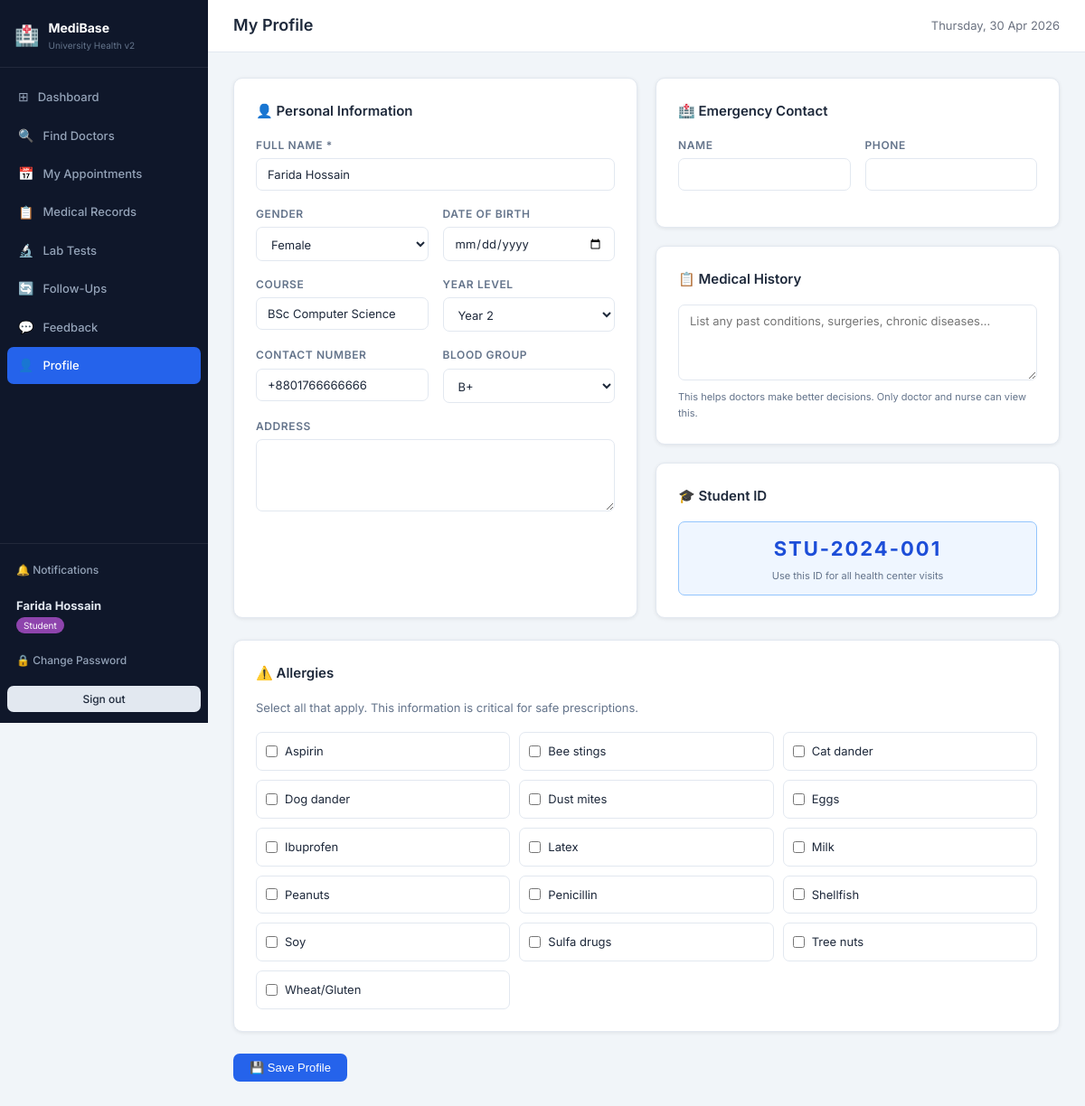
Page /public/student/profile.php (signed in) on the committed database.
### tables this page shows
CREATE TABLE `students` (
  `student_id`       INT UNSIGNED NOT NULL AUTO_INCREMENT,
  `user_id`          INT UNSIGNED NOT NULL,
  `student_uid`      VARCHAR(30) DEFAULT NULL COMMENT 'University-issued unique ID',
  `full_name`        VARCHAR(150) NOT NULL DEFAULT '',
  `email`            VARCHAR(254) NOT NULL,
  `course`           VARCHAR(150) DEFAULT NULL,
  `year_level`       VARCHAR(20) DEFAULT NULL,
  `contact_number`   VARCHAR(20) DEFAULT NULL,
  `blood_group`      VARCHAR(5) DEFAULT NULL,
  `emergency_contact_name`  VARCHAR(150) DEFAULT NULL,
  `emergency_contact_phone` VARCHAR(20) DEFAULT NULL,
  `medical_history`  TEXT DEFAULT NULL,
  `created_at`       DATETIME NOT NULL DEFAULT CURRENT_TIMESTAMP,
  PRIMARY KEY (`student_id`),
  UNIQUE KEY `uq_students_user`  (`user_id`),
  UNIQUE KEY `uq_students_email` (`email`),
  UNIQUE KEY `uq_students_uid`   (`student_uid`),
  KEY `idx_students_name` (`full_name`),
  CONSTRAINT `fk_students_user` FOREIGN KEY (`user_id`) REFERENCES `user` (`user_id`)
    ON DELETE CASCADE ON UPDATE CASCADE
);

CREATE TABLE `user` (
  `user_id`        INT UNSIGNED NOT NULL AUTO_INCREMENT,
  `full_name`      VARCHAR(150) NOT NULL DEFAULT '',
  `gender`         ENUM('Male','Female','Other') DEFAULT NULL,
  `date_of_birth`  DATE DEFAULT NULL,
  `email`          VARCHAR(254) NOT NULL,
  `address`        TEXT DEFAULT NULL,
  `phone`          VARCHAR(20) DEFAULT NULL,
  `department`     VARCHAR(100) DEFAULT NULL,
  `password_hash`  VARCHAR(255) NOT NULL,
  `user_type`      ENUM('admin','doctor','nurse','student') NOT NULL DEFAULT 'student',
  `must_change_pwd` TINYINT(1) NOT NULL DEFAULT 1,
  `is_first_login`  TINYINT(1) NOT NULL DEFAULT 0,
  `profile_complete` TINYINT(1) NOT NULL DEFAULT 0,
  `created_at`     DATETIME NOT NULL DEFAULT CURRENT_TIMESTAMP,
  `updated_at`     DATETIME NOT NULL DEFAULT CURRENT_TIMESTAMP ON UPDATE CURRENT_TIMESTAMP,
  PRIMARY KEY (`user_id`),
  UNIQUE KEY `uq_user_email` (`email`),
  KEY `idx_user_type` (`user_type`)
);

CREATE TABLE `allergy` (
  `allergy_id` INT UNSIGNED NOT NULL AUTO_INCREMENT,
  `name`       VARCHAR(150) NOT NULL,
  PRIMARY KEY (`allergy_id`),
  UNIQUE KEY `uq_allergy_name` (`name`)
);

### app/controllers/StudentController.php (called while the page is built, shortened)
<?php
require_once __DIR__ . '/../../config/db.php';
require_once __DIR__ . '/../helpers/auth.php';
require_once __DIR__ . '/../models/StudentModel.php';
class StudentController {
    private StudentModel      $students;
    public function __construct() {
        $this->students      = new StudentModel();
    }
    private function layout(string $pageTitle, string $viewFile, array $vars = []): void {
        extract($vars);
        include __DIR__ . '/../views/shared/header.php';
        include __DIR__ . '/../views/student/' . $viewFile;
        include __DIR__ . '/../views/shared/footer.php';
    }
    private function getStudent(): array {
        return $this->students->findByUserId((int)$_SESSION['user_id']);
    }
    public function showProfile(): void {
        $student  = $this->getStudent();
        $allergies = $this->students->getAllergies($student['student_id']);
        $allergyOptions = $this->students->getAllAllergyOptions();
        $this->layout('My Profile', 'profile.php',
            compact('student','allergies','allergyOptions','success','error'));
    }
}

### public/student/profile.php (called while the page is built, shortened)
<?php
require_once __DIR__ . '/../../app/helpers/auth.php';
require_once __DIR__ . '/../../app/controllers/StudentController.php';
$c = new StudentController();
$_SERVER['REQUEST_METHOD'] === 'POST' ? $c->handleProfile() : $c->showProfile();

### app/helpers/auth.php (called while the page is built, shortened)
<?php
function currentUser(): array {
    return [
        'user_id'        => $_SESSION['user_id']        ?? null,
        'email'          => $_SESSION['email']           ?? '',
        'role'           => $_SESSION['role']            ?? '',
        'is_first_login' => $_SESSION['is_first_login']  ?? false,
        'full_name'      => $_SESSION['full_name']        ?? '',
    ];
}

### app/models/StudentModel.php (called while the page is built, shortened)
<?php
require_once __DIR__ . '/../../config/db.php';
class StudentModel {
    private PDO $db;
    public function __construct() { $this->db = getDB(); }
    public function findByUserId(int $userId): ?array {
        $st = $this->db->prepare(
            'SELECT s.*, u.email AS user_email, u.is_first_login,
                    u.address AS user_address, u.gender, u.date_of_birth
             FROM `students` s
             JOIN `user` u ON u.user_id = s.user_id
             WHERE s.user_id = ? LIMIT 1');
        $st->execute([$userId]);
        return $st->fetch() ?: null;
    }
    public function getAllergies(int $studentId): array {
        $st = $this->db->prepare(
            'SELECT a.allergy_id, a.name, pai.level
             FROM `patient_allergy_info` pai
             JOIN `allergy` a ON a.allergy_id = pai.allergy_id
             WHERE pai.student_id = ?');
        $st->execute([$studentId]);
        return $st->fetchAll();
    }
    public function getAllAllergyOptions(): array {
        return $this->db->query(
            'SELECT * FROM `allergy` ORDER BY name')->fetchAll();
    }
}

### config/db.php (called while the page is built, shortened)
<?php
function getDB(): PDO {
    static $pdo = null;
    if ($pdo !== null) return $pdo;
    $dsn = "mysql:host=".DB_HOST.";port=".DB_PORT
          .";dbname=".DB_NAME.";charset=".DB_CHARSET;
    try {
        $pdo = new PDO($dsn, DB_USER, DB_PASS, [
            PDO::ATTR_ERRMODE            => PDO::ERRMODE_EXCEPTION,
            PDO::ATTR_DEFAULT_FETCH_MODE => PDO::FETCH_ASSOC,
            PDO::ATTR_EMULATE_PREPARES   => false,
        ]);
    } catch (PDOException $e) {
        http_response_code(500);
        die('<div style="font-family:sans-serif;max-width:600px;margin:60px auto;padding:30px;
             border:1px solid #fca5a5;border-radius:10px;background:#fef2f2;color:#991b1b">
             <h2>⚠️ Database Connection Failed</h2>
             <p style="margin-top:10px"><strong>Error:</strong> '.htmlspecialchars($e->getMessage()).'</p>
             <hr style="margin:16px 0;border-color:#fecaca">
             <p><strong>Fix:</strong> Open <code>config/db.php</code> and check:</p>
             <ul style="margin-top:8px;line-height:2">
               <li>DB_NAME is <code>medibase_uni</code> (imported from medibase_enhanced.sql)</li>
               <li>DB_USER is <code>root</code></li>
               <li>DB_PASS is blank for standard XAMPP</li>
               <li>MySQL/MariaDB is running in XAMPP Control Panel</li>
             </ul>
        </div>');
    }
    return $pdo;
}

### app/views/student/profile.php (the view, shortened to what this page needs)
<form method="POST" action="<?= BASE_URL ?>/public/student/profile.php">
  <div class="grid-2">
    <div class="card">
      <div class="card-title">👤 Personal Information</div>
      <div class="form-group">
        <label>Full Name *</label>
        <input type="text" name="full_name" class="form-control" required value="<?= htmlspecialchars($student['full_name']) ?>">
      </div>
      <div class="form-row">
        <div class="form-group">
          <label>Gender</label>
          <select name="gender" class="form-control">
            <?php foreach (['Male','Female','Other'] as $g): ?>
              <option value="<?= $g ?>" <?= ($student['gender'] ?? '')===$g ? 'selected':'' ?>><?= $g ?></option>
            <?php endforeach; ?>
          </select>
        </div>
        <div class="form-group">
          <label>Date of Birth</label>
          <input type="date" name="date_of_birth" class="form-control" value="<?= htmlspecialchars($student['date_of_birth'] ?? '') ?>">
        </div>
      </div>
      <div class="form-row">
        <div class="form-group">
          <label>Course</label>
          <input type="text" name="course" class="form-control" value="<?= htmlspecialchars($student['course'] ?? '') ?>">
        </div>
        <div class="form-group">
          <label>Year Level</label>
          <select name="year_level" class="form-control">
            <?php foreach (['Year 1','Year 2','Year 3','Year 4','Year 5','Graduate'] as $y): ?>
              <option value="<?= $y ?>" <?= ($student['year_level']??'')===$y ? 'selected':'' ?>><?= $y ?></option>
            <?php endforeach; ?>
          </select>
        </div>
      </div>
      <div class="form-row">
        <div class="form-group">
          <label>Contact Number</label>
          <input type="text" name="contact_number" class="form-control" value="<?= htmlspecialchars($student['contact_number'] ?? '') ?>">
        </div>
        <div class="form-group">
          <label>Blood Group</label>
          <select name="blood_group" class="form-control">
            <?php foreach (['A+','A-','B+','B-','AB+','AB-','O+','O-'] as $bg): ?>
              <option value="<?= $bg ?>" <?= ($student['blood_group']??'')===$bg ? 'selected':'' ?>><?= $bg ?></option>
            <?php endforeach; ?>
          </select>
        </div>
      </div>
      <div class="form-group">
        <label>Address</label>
        <textarea name="address" class="form-control" rows="2"><?= htmlspecialchars($student['user_address'] ?? '') ?></textarea>
      </div>
    </div>
    <div>
      <div class="card mb-16">
        <div class="card-title">🏥 Emergency Contact</div>
        <div class="form-row">
          <div class="form-group">
            <label>Name</label>
            <input type="text" name="emergency_contact_name" class="form-control" value="<?= htmlspecialchars($student['emergency_contact_name'] ?? '') ?>">
          </div>
          <div class="form-group">
            <label>Phone</label>
            <input type="text" name="emergency_contact_phone" class="form-control" value="<?= htmlspecialchars($student['emergency_contact_phone'] ?? '') ?>">
          </div>
        </div>
      </div>
      <div class="card mb-16">
        <div class="card-title">📋 Medical History</div>
        <div class="form-group mb-0">
          <textarea name="medical_history" class="form-control" rows="4"
                    placeholder="List any past conditions, surgeries, chronic diseases..."><?= htmlspecialchars($student['medical_history'] ?? '') ?></textarea>
          <p class="form-hint">This helps doctors make better decisions. Only doctor and nurse can view this.</p>
        </div>
      </div>
      <div class="card">
        <div class="card-title">🎓 Student ID</div>
        <div style="background:#eff6ff;border:1px solid #93c5fd;border-radius:7px;padding:12px;text-align:center">
          <div style="font-size:22px;font-weight:700;color:#1d4ed8;letter-spacing:2px"><?= htmlspecialchars($student['student_uid'] ?? 'Not yet assigned') ?></div>
          <p class="text-muted" style="font-size:11px;margin-top:4px">Use this ID for all health center visits</p>
        </div>
      </div>
    </div>
  </div>
  <div class="card mt-24">
    <div class="card-title">⚠️ Allergies</div>
    <p class="text-muted mb-16" style="font-size:13px">Select all that apply. This information is critical for safe prescriptions.</p>
    <div style="display:grid;grid-template-columns:repeat(auto-fill,minmax(220px,1fr));gap:10px">
      <?php
        $myAllergyIds = array_column($allergies, 'allergy_id');
      ?>
      <?php foreach ($allergyOptions as $a): ?>
      <div style="border:1px solid var(--border);border-radius:7px;padding:10px">
        <label style="display:flex;align-items:center;gap:8px;cursor:pointer;text-transform:none;font-weight:400;font-size:13px">
          <input type="checkbox" name="allergy_ids[]" value="<?= $a['allergy_id'] ?>"
                 <?= in_array($a['allergy_id'], $myAllergyIds) ? 'checked' : '' ?>
                 onchange="toggleLevel(this, <?= $a['allergy_id'] ?>)">
          <?= htmlspecialchars($a['name']) ?>
        </label>
      </div>
      <?php endforeach; ?>
    </div>
  </div>
  <div style="margin-top:24px;display:flex;gap:10px">
    <button type="submit" class="btn btn-primary">💾 Save Profile</button>
  </div>
</form>

### app/views/shared/header.php (shortened to what this page needs)
<?php
require_once __DIR__ . '/../../helpers/auth.php';
$user  = currentUser();
$role  = $user['role'];
$name  = $user['full_name'] ?: $user['email'];
$notifUrl = [
    'admin'   => BASE_URL . '/public/admin/notifications.php',
    'doctor'  => BASE_URL . '/public/doctor/notifications.php',
    'nurse'   => BASE_URL . '/public/nurse/notifications.php',
    'student' => BASE_URL . '/public/student/notifications.php',
];
$navItems = $allNav[$role] ?? [];
$roleLabels = ['admin'=>'Administrator','doctor'=>'Physician','nurse'=>'Nursing Staff','student'=>'Student'];
$roleBadgeColors = ['admin'=>'#e74c3c','doctor'=>'#2980b9','nurse'=>'#27ae60','student'=>'#8e44ad'];
$roleLabel      = $roleLabels[$role]      ?? ucfirst($role);
$roleBadgeColor = $roleBadgeColors[$role] ?? '#555';
$currentScript  = basename($_SERVER['PHP_SELF']);
?>
<!DOCTYPE html>
<html lang="en">
<head>
<link rel="stylesheet" href="<?= BASE_URL ?>/public/assets/css/style.css">
</head>
<body>
<div class="app-wrap">
<aside class="sidebar">
  <div class="sb-logo">
    <div style="font-size:22px">🏥</div>
    <div>
      <div style="font-weight:700;color:#fff;font-size:14px">MediBase</div>
      <div style="font-size:10px;color:#64748b">University Health v2</div>
    </div>
  </div>
  <nav class="sb-nav">
    <?php foreach ($navItems as $item):
      $isCurrent = str_ends_with($item['href'], $currentScript);
    ?>
      <a href="<?= htmlspecialchars($item['href']) ?>"
         class="sb-link<?= $isCurrent ? ' active' : '' ?>">
        <span style="font-size:14px;flex-shrink:0"><?= $item['icon'] ?></span>
        <?= htmlspecialchars($item['label']) ?>
      </a>
    <?php endforeach; ?>
  </nav>
  <div class="sb-foot">
    <?php if (!empty($notifUrl[$role])): ?>
    <a href="<?= $notifUrl[$role] ?>" class="sb-link" style="border-radius:6px;padding:7px 10px;font-size:12px;position:relative">
      🔔 Notifications
    </a>
    <?php endif; ?>
    <div class="sb-user">
      <strong><?= htmlspecialchars(mb_substr($name, 0, 24)) ?></strong>
      <span style="display:inline-block;background:<?= $roleBadgeColor ?>;color:#fff;
            border-radius:20px;padding:1px 8px;font-size:10px;margin-top:3px">
        <?= $roleLabel ?>
      </span>
    </div>
    <a href="<?= BASE_URL ?>/public/change-password.php"
       class="sb-link" style="border-radius:6px;padding:7px 10px;font-size:12px;margin-bottom:4px">
      🔒 Change Password
    </a>
    <a href="<?= BASE_URL ?>/public/logout.php"
       class="btn btn-secondary btn-sm btn-block" style="margin-top:4px">
      Sign out
    </a>
  </div>
</aside>
<div class="main-area">
  <div class="topbar">
    <h1><?= htmlspecialchars($pageTitle ?? 'Dashboard') ?></h1>
    <span style="font-size:13px;color:#6b7280"><?= date('l, d M Y') ?></span>
  </div>
  <div class="content">

### rows in the picture
students: full_name "Farida Hossain", course "BSc Computer Science", year_level "Year 2", contact_number "+8801766666666", blood_group "B+", student_uid "STU-2024-001"
user: gender "Female"
allergy: name "Aspirin"
allergy: name "Bee stings"
allergy: name "Cat dander"
allergy: name "Dog dander"
allergy: name "Dust mites"
allergy: name "Eggs"
allergy: name "Ibuprofen"
allergy: name "Latex"
allergy: name "Milk"
allergy: name "Peanuts"
allergy: name "Penicillin"
allergy: name "Shellfish"
allergy: name "Soy"
allergy: name "Sulfa drugs"
allergy: name "Tree nuts"
allergy: name "Wheat/Gluten"

### other values in the picture
$item['icon'] "⊞"
$item['label'] "Dashboard"
$item['icon'] "🔍"
$item['label'] "Find Doctors"
$item['icon'] "📅"
$item['label'] "My Appointments"
$item['icon'] "📋"
$item['label'] "Medical Records"
$item['icon'] "🔬"
$item['label'] "Lab Tests"
$item['icon'] "🔄"
$item['label'] "Follow-Ups"
$item['icon'] "💬"
$item['label'] "Feedback"
$item['label'] "Profile"
